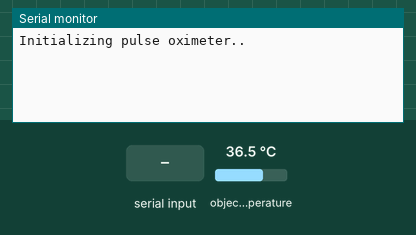
Recording of a sketch running on a simulated ESP32. Parts: the last lines printed to the serial monitor. Inputs (shaded band) come from the test bench; at power-on: object temperature 36.5 °C. WiFi joins after 1.5 s; servers stay silent unless stated.

Above: at 3.0 s.
3.1 s: ",\n" received over Serial
At 4.9 s:
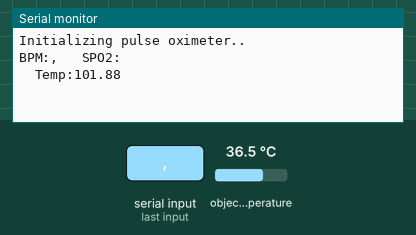
5.6 s: "90,45,200\n" received over Serial
At 7.8 s:
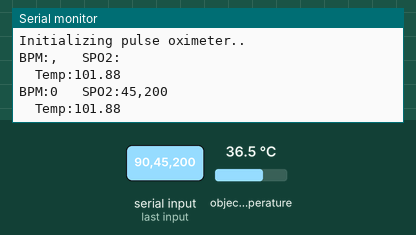
8.1 s: "90,45\n" received over Serial
At 9.9 s:
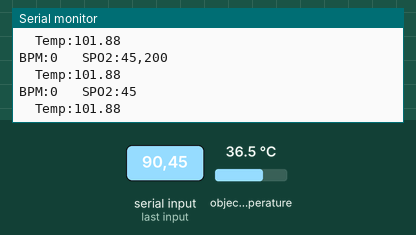
10.6 s: "90,45,200,10\n" received over Serial
At 12.8 s:
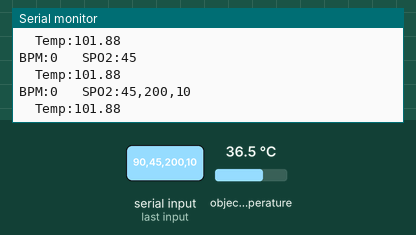
13.1 s: "90,45,200,10,150,30\n" received over Serial
At 14.9 s:
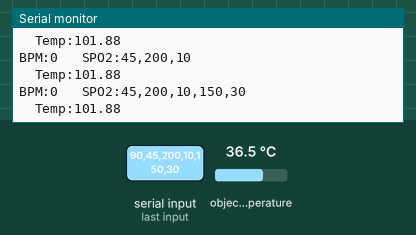
15.6 s: "5\n" received over Serial
At 18.0 s:
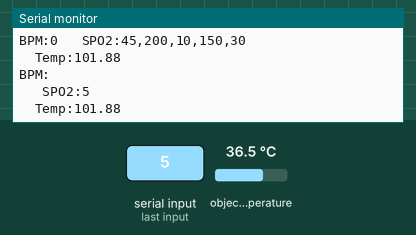

The sketch:

2021-urcet-esp32-covid-mad.ino
```cpp
#include <Wire.h>
#include <Adafruit_MLX90614.h>
#define BLYNK_PRINT Serial
#include <Blynk.h>
#include <WiFi.h>
#include <BlynkSimpleEsp32.h>
char auth[] = "BK2aSuufEMsJX6OcWcqMkJrMfUL2JZpJ";             // You should get Auth Token in the Blynk App.
char ssid[] = "covid";                                     // Your WiFi credentials.
char pass[] = "123456789";

Adafruit_MLX90614 mlx = Adafruit_MLX90614();
#define REPORTING_PERIOD_MS 1000
String bpm,spo2;
void onBeatDetected()
{
  Serial.println("Beat!");
}
void setup()
{
  Serial.begin(9600);
  Serial.println("Initializing pulse oximeter..");
  Blynk.begin(auth, ssid, pass);
  mlx.begin();
}

void loop()
{
  Blynk.run();
  while(Serial.available()>0)
  {
    String ch=Serial.readStringUntil('\r');
    if(ch!="")
    {
      int comma=ch.indexOf(",");//72.4,98
      bpm=ch.substring(1,comma);
      spo2=ch.substring(comma+1);
    }
    float temp=checkBodyTemperature();
    Serial.print("BPM:");
    Serial.print(bpm);
    Serial.print("\t SPO2:");
    Serial.print(spo2);
    Serial.print("\tTemp:");
    Serial.println(temp);
    Blynk.virtualWrite(V0, temp);
    if(bpm.toInt()>40 && spo2.toInt()>40)
    {
      Blynk.virtualWrite(V3, bpm);
      Blynk.virtualWrite(V4, spo2);
      Blynk.virtualWrite(V0, temp);
      if(temp>102)
      {
        Blynk.notify("Temperature is High");
        delay(5000);
      }
      if(spo2.toInt()>80 && spo2.toInt()<90)
      {
        Blynk.notify("Oxygen Level is LOW");
        delay(5000);
      }
      if((bpm.toInt()>40 && bpm.toInt()<50)||(bpm.toInt()>90 && bpm.toInt()<120))
      {
        Blynk.notify("ABNORMAL PULSE");
        delay(5000);
      }
    }
  }
}
float checkBodyTemperature(void)
{
  float sum=0;
  for(int i=0;i<4;i++)
  {
    sum+=mlx.readObjectTempF();
  }
  sum=sum/4;
  if(sum>91)
    sum+=4.2;
  return(sum);
}
```

Measured:
- after the input at 3.1 s, the serial monitor: prints a new line after 1.0 s (image 1)
- after the input at 5.6 s, the serial monitor: prints a new line after 1.0 s (image 2)
- after the input at 8.1 s, the serial monitor: prints a new line after 1.0 s (image 3)
- after the input at 10.6 s, the serial monitor: prints a new line after 1.0 s (image 4)
- after the input at 13.1 s, the serial monitor: prints a new line after 1.0 s (image 5)
- after the input at 15.6 s, the serial monitor: prints a new line after 1.0 s (image 6)
